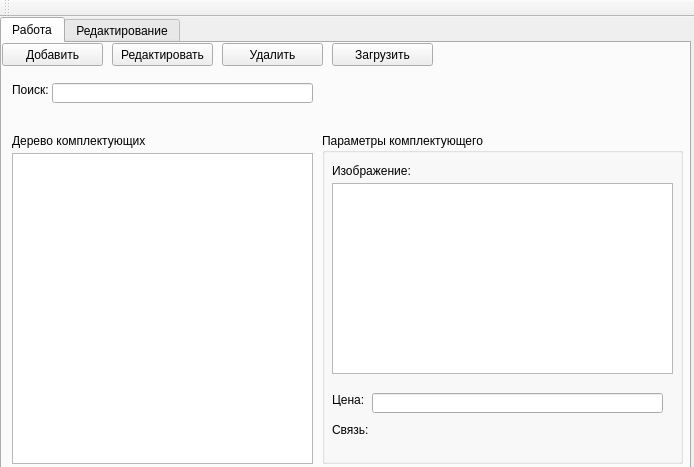
<?xml version="1.0" encoding="UTF-8"?>
<ui version="4.0">
 <class>MainWindow</class>
 <widget class="QMainWindow" name="MainWindow">
  <property name="geometry">
   <rect>
    <x>0</x>
    <y>0</y>
    <width>694</width>
    <height>467</height>
   </rect>
  </property>
  <property name="windowTitle">
   <string>MainWindow</string>
  </property>
  <widget class="QWidget" name="centralWidget">
   <widget class="QTabWidget" name="tabWidget">
    <property name="geometry">
     <rect>
      <x>0</x>
      <y>0</y>
      <width>691</width>
      <height>461</height>
     </rect>
    </property>
    <property name="currentIndex">
     <number>0</number>
    </property>
    <widget class="QWidget" name="tab">
     <attribute name="title">
      <string>Работа</string>
     </attribute>
     <widget class="QPushButton" name="pushButton">
      <property name="geometry">
       <rect>
        <x>0</x>
        <y>0</y>
        <width>101</width>
        <height>23</height>
       </rect>
      </property>
      <property name="text">
       <string>Добавить</string>
      </property>
     </widget>
     <widget class="QPushButton" name="pushButton_2">
      <property name="geometry">
       <rect>
        <x>110</x>
        <y>0</y>
        <width>101</width>
        <height>23</height>
       </rect>
      </property>
      <property name="text">
       <string>Редактировать</string>
      </property>
     </widget>
     <widget class="QPushButton" name="pushButton_3">
      <property name="geometry">
       <rect>
        <x>220</x>
        <y>0</y>
        <width>101</width>
        <height>23</height>
       </rect>
      </property>
      <property name="text">
       <string>Удалить</string>
      </property>
     </widget>
     <widget class="QPushButton" name="pushButton_4">
      <property name="geometry">
       <rect>
        <x>330</x>
        <y>0</y>
        <width>101</width>
        <height>23</height>
       </rect>
      </property>
      <property name="text">
       <string>Загрузить</string>
      </property>
     </widget>
     <widget class="QLabel" name="label">
      <property name="geometry">
       <rect>
        <x>10</x>
        <y>40</y>
        <width>46</width>
        <height>13</height>
       </rect>
      </property>
      <property name="text">
       <string>Поиск:</string>
      </property>
     </widget>
     <widget class="QLineEdit" name="lineEdit">
      <property name="geometry">
       <rect>
        <x>50</x>
        <y>40</y>
        <width>261</width>
        <height>20</height>
       </rect>
      </property>
     </widget>
     <widget class="QListView" name="listView">
      <property name="geometry">
       <rect>
        <x>10</x>
        <y>110</y>
        <width>301</width>
        <height>311</height>
       </rect>
      </property>
     </widget>
     <widget class="QLabel" name="label_2">
      <property name="geometry">
       <rect>
        <x>10</x>
        <y>90</y>
        <width>151</width>
        <height>16</height>
       </rect>
      </property>
      <property name="text">
       <string>Дерево комплектующих</string>
      </property>
     </widget>
     <widget class="QGroupBox" name="groupBox1">
      <property name="geometry">
       <rect>
        <x>320</x>
        <y>90</y>
        <width>361</width>
        <height>331</height>
       </rect>
      </property>
      <property name="title">
       <string>Параметры комплектующего</string>
      </property>
      <widget class="QLabel" name="label_3">
       <property name="geometry">
        <rect>
         <x>10</x>
         <y>30</y>
         <width>81</width>
         <height>16</height>
        </rect>
       </property>
       <property name="text">
        <string>Изображение:</string>
       </property>
      </widget>
      <widget class="QGraphicsView" name="graphicsView">
       <property name="geometry">
        <rect>
         <x>10</x>
         <y>50</y>
         <width>341</width>
         <height>191</height>
        </rect>
       </property>
      </widget>
      <widget class="QLabel" name="label_4">
       <property name="geometry">
        <rect>
         <x>10</x>
         <y>260</y>
         <width>46</width>
         <height>13</height>
        </rect>
       </property>
       <property name="text">
        <string>Цена:</string>
       </property>
      </widget>
      <widget class="QLabel" name="label_5">
       <property name="geometry">
        <rect>
         <x>10</x>
         <y>290</y>
         <width>46</width>
         <height>13</height>
        </rect>
       </property>
       <property name="text">
        <string>Связь:</string>
       </property>
      </widget>
      <widget class="QLineEdit" name="lineEdit_2">
       <property name="geometry">
        <rect>
         <x>50</x>
         <y>260</y>
         <width>291</width>
         <height>20</height>
        </rect>
       </property>
      </widget>
     </widget>
    </widget>
    <widget class="QWidget" name="tab_2">
     <attribute name="title">
      <string>Редактирование</string>
     </attribute>
     <widget class="QLabel" name="label_6">
      <property name="geometry">
       <rect>
        <x>10</x>
        <y>10</y>
        <width>46</width>
        <height>13</height>
       </rect>
      </property>
      <property name="text">
       <string>Поиск:</string>
      </property>
     </widget>
     <widget class="QLineEdit" name="lineEdit_3">
      <property name="geometry">
       <rect>
        <x>50</x>
        <y>10</y>
        <width>261</width>
        <height>20</height>
       </rect>
      </property>
     </widget>
     <widget class="QLabel" name="label_7">
      <property name="geometry">
       <rect>
        <x>10</x>
        <y>80</y>
        <width>151</width>
        <height>16</height>
       </rect>
      </property>
      <property name="text">
       <string>Дерево комплектующих</string>
      </property>
     </widget>
     <widget class="QListView" name="listView_2">
      <property name="geometry">
       <rect>
        <x>10</x>
        <y>110</y>
        <width>301</width>
        <height>311</height>
       </rect>
      </property>
     </widget>
     <widget class="QTableWidget" name="tableWidget">
      <property name="geometry">
       <rect>
        <x>330</x>
        <y>10</y>
        <width>351</width>
        <height>411</height>
       </rect>
      </property>
      <column>
       <property name="text">
        <string>Результат поиска</string>
       </property>
      </column>
      <column>
       <property name="text">
        <string>Цена</string>
       </property>
      </column>
     </widget>
    </widget>
   </widget>
  </widget>
  <widget class="QToolBar" name="mainToolBar">
   <attribute name="toolBarArea">
    <enum>TopToolBarArea</enum>
   </attribute>
   <attribute name="toolBarBreak">
    <bool>false</bool>
   </attribute>
  </widget>
 </widget>
 <layoutdefault spacing="6" margin="11"/>
 <resources/>
 <connections/>
</ui>
